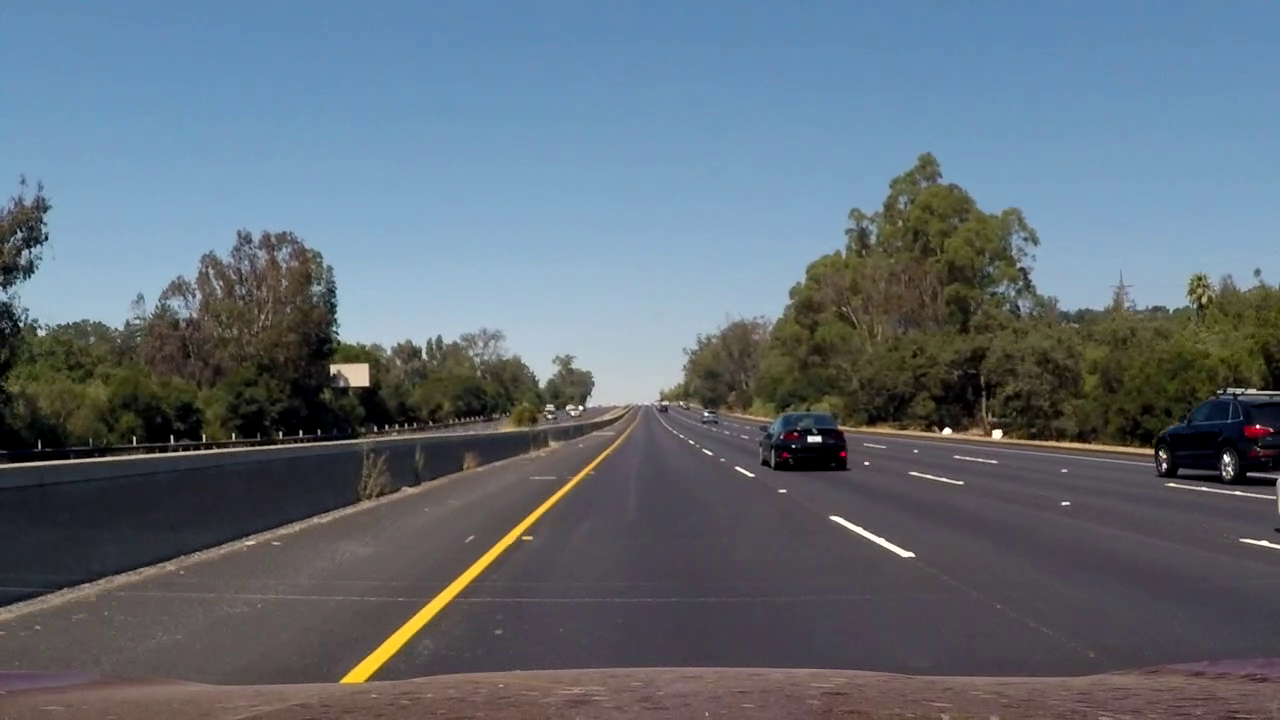
#> input picture lastImg.png, 1280 x 720 px
$ python fitLaneLines.py   (older library calls are emulated)
#> lines starting #> are read from the running program, lines starting #| are printed output that depends on the picture
#> further down, img is the input picture: shape (720, 1280, 3); mean B, G, R 118.9, 107.9, 96.5
### createBinaryImage.py
import numpy as np
import cv2
import matplotlib.pyplot as plt
import matplotlib.image as mpimg
import pickle
import perspectivTransform


# Edit this function to create your own pipeline.

#Select yellow and white from previous reviewer
# [14 lines left out: functions select_yellow, select_white, not called in this run]

def pipeline(img, s_thresh=(150, 255), sx_thresh=(147, 100)):
#> called with s_thresh = (150, 255), sx_thresh = (147, 100)
    img = np.copy(img)
    # Convert to HLS color space and separate the V channel
    hls = cv2.cvtColor(img, cv2.COLOR_RGB2HLS).astype(np.float)
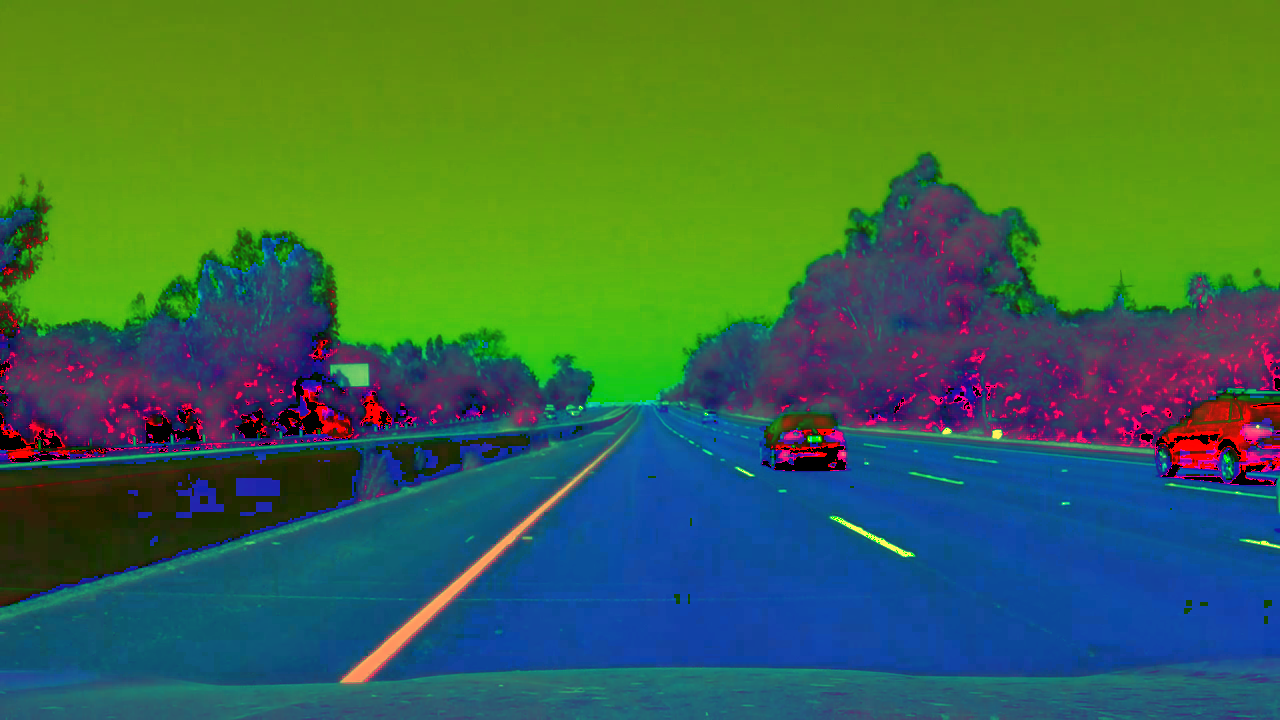
#> hls: shape (720, 1280, 3) float64; mean B, G, R 71.8, 107.3, 60.9
    l_channel = hls[:,:,1]
    s_channel = hls[:,:,2]
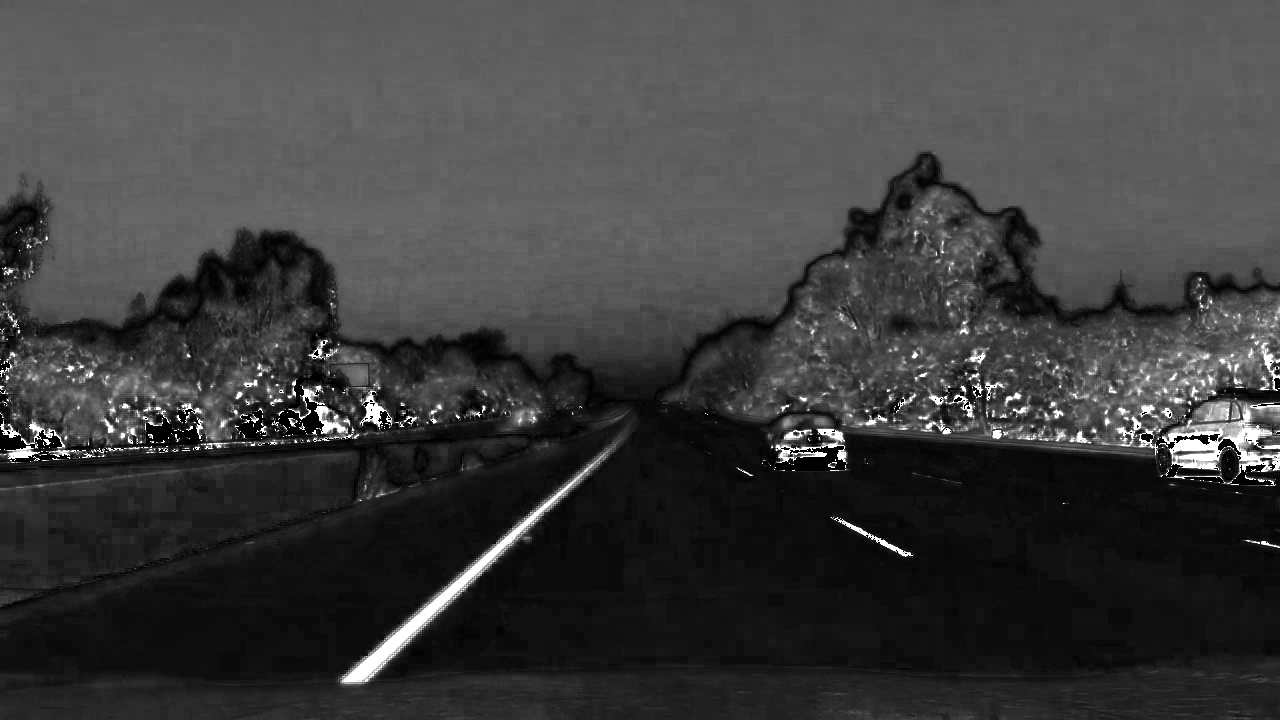
#> s_channel: shape (720, 1280) float64; min 0, max 255, mean 60.9
    # Sobel x
    sobelx = cv2.Sobel(l_channel, cv2.CV_64F, 1, 0) # Take the derivative in x
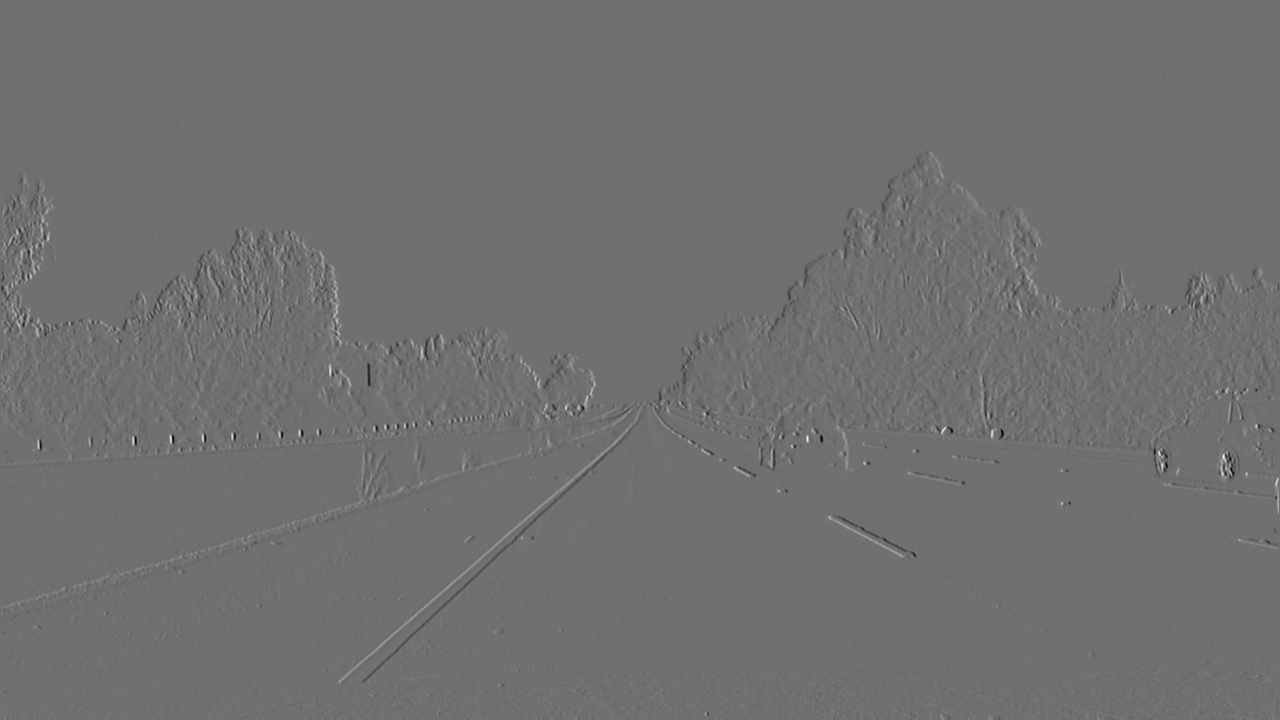
#> sobelx: shape (720, 1280) float64; min -750, max 951, mean 0.1; drawn with min black and max white
    abs_sobelx = np.absolute(sobelx) # Absolute x derivative to accentuate lines away from horizontal
    scaled_sobel = np.uint8(255*abs_sobelx/np.max(abs_sobelx))

    # Threshold x gradient
    sxbinary = np.zeros_like(scaled_sobel)
    sxbinary[(scaled_sobel >= sx_thresh[0]) & (scaled_sobel <= sx_thresh[1])] = 1

    # Threshold color channel
    s_binary = np.zeros_like(s_channel)
    s_binary[(s_channel >= s_thresh[0]) & (s_channel <= s_thresh[1])] = 1
    # Stack each channel
    # Note color_binary[:, :, 0] is all 0s, effectively an all black image. It might
    # be beneficial to replace this channel with something else.
    color_binary = np.dstack(( np.zeros_like(sxbinary), sxbinary, s_binary)) * 255
    return color_binary

# [70 lines that do not run on import are left out]
	#ax2.imshow(result)
	#ax2.set_title('Pipeline Result', fontsize=40)
	#plt.subplots_adjust(left=0., right=1, top=0.9, bottom=0.)

### perspectivTransform.py
import pickle
import cv2
import numpy as np
import matplotlib.pyplot as plt
import matplotlib.image as mpimg

def perspectiveTransform(img):

	# Read in the saved camera matrix and distortion coefficients
	# These are the arrays you calculated using cv2.calibrateCamera()
	dist_pickle = pickle.load( open( "cal_out/cal.p", "rb" ) )
	mtx = dist_pickle["mtx"]
	dist = dist_pickle["dist"]

	undist = cv2.undistort(img, mtx, dist, None, mtx)

	#cv2.imwrite('straight_cal.png',undist)
	#offset = 100
	img_size = (img.shape[1], img.shape[0])

	#src = np.float32([[400,400],[800,400],[800,800],[400,800]])
	#dst = np.float32([[400,400],[800,400],[800,800],[400,800]])

	#src = np.float32([[435,617],[670,1055], [435,661],[670,240]])

	src = np.float32([[575,460], [705,460], [1042,670], [265,670]])

	# [5 lines of commented-out code are left out]
	imgheight = 500
	dst = np.float32([[25,0],[125,0],[125,imgheight],[25,imgheight]])

	M = cv2.getPerspectiveTransform(src, dst)
	Minv = cv2.getPerspectiveTransform(dst, src)
	warped = cv2.warpPerspective(undist, M, (150,imgheight))

	return warped, Minv, undist

# [8 lines that do not run on import are left out]

	#img = cv2.imread('camera_cal/calibration1.jpg')

### fitLaneLines.py
import perspectivTransform
import createBinaryImage
import numpy as np
import cv2
import matplotlib.pyplot as plt

# [141 lines left out: functions slidingWindowFit, computeRadiusAndLanePos, makePrettyLane, not called in this run]


if __name__ == "__main__":
	import matplotlib.pyplot as plt
	#img = cv2.imread('test_images/straight_lines1.jpg')
	#img = cv2.imread('test_images/test1.jpg')

	img = cv2.imread('lastImg.png')

	Bi_img = createBinaryImage.pipeline(img)
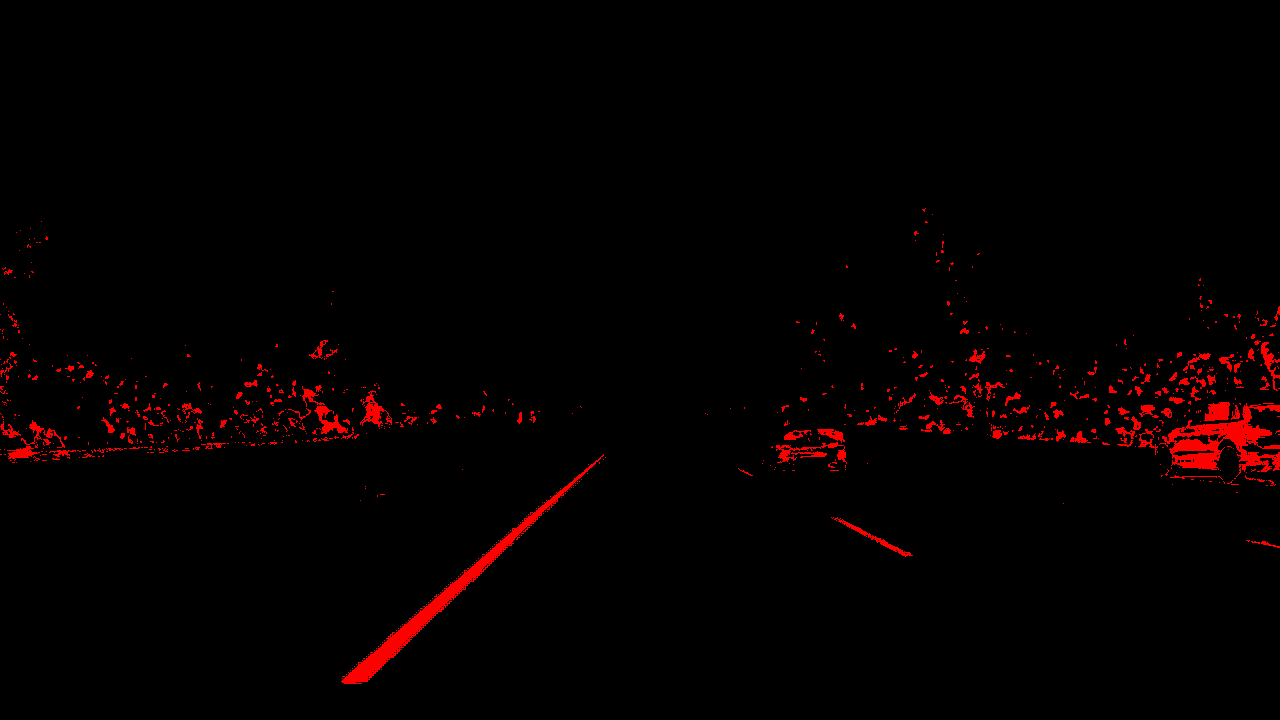
#> Bi_img: shape (720, 1280, 3) float64; mean B, G, R 0, 0, 5
	warped, Minv, undist = perspectivTransform.perspectiveTransform(img)
#> (reads cal_out/cal.p from the repository)
#> (the run stopped early here; a loop or call above may not have finished)
